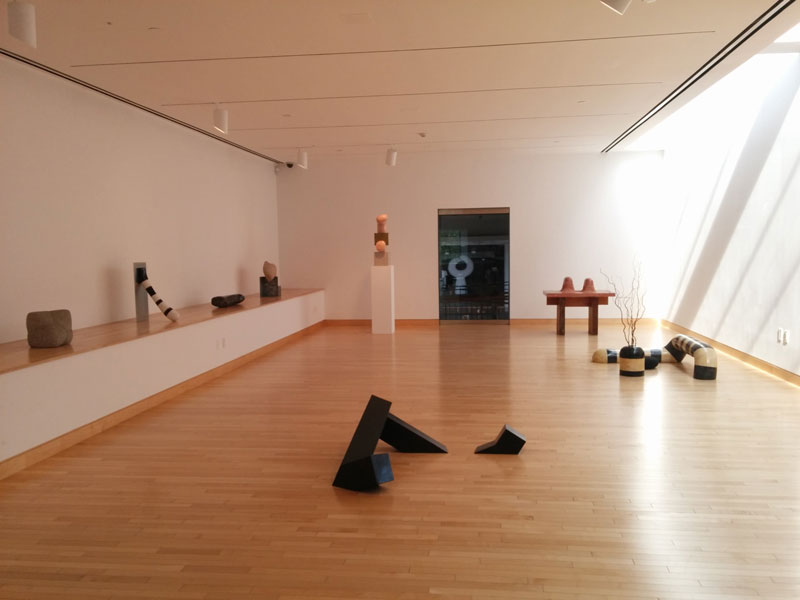
#> input picture opencv/downloads/noguchi02.jpg, 800 x 600 px
$ jupyter execute --allow-errors basics.ipynb
#> lines starting #> are read from the running program, lines starting #| are printed output that depends on the picture; after the words box and inside, x2 and y2 are one past the last pixel; in counts of white or black regions, pixels touching at a corner belong together; long printed decimals are rounded
[cell 1]
import cv2, matplotlib
import numpy as np
import matplotlib.pyplot as plt

[cell 2]
image = cv2.imread('downloads/noguchi02.jpg')
#> image is the input picture: shape (600, 800, 3); mean B, G, R 123.1, 146.4, 179.9
print(image)
#> (printed output is left out)

[cell 3]
image = cv2.cvtColor(image, cv2.COLOR_BGR2RGB)
plt.imshow(image)

[cell 4]
plt.show()

[cell 5]
gray_image = cv2.cvtColor(image, cv2.COLOR_RGB2GRAY)
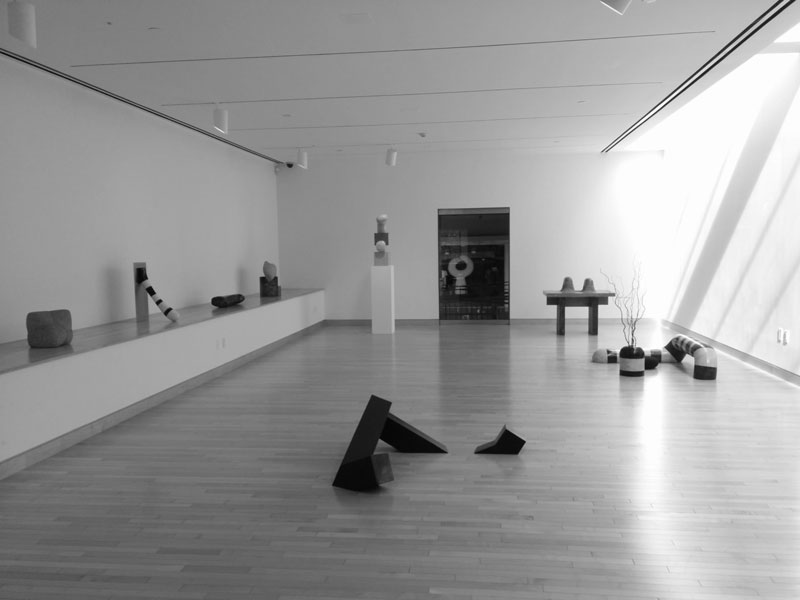
#> gray_image: shape (600, 800); min 2, max 255, mean 153.8
plt.imshow(gray_image)
plt.show()

[cell 6]
print(gray_image)
#> (printed output is left out)

[cell 7]
plt.imshow(image)
plt.show()

[cell 8]
average_color_per_row = np.average(image, axis=0)
#> average_color_per_row = 800 rows, first 8: [158.5, 120.2, 95.3], [158.5, 120.2, 95.29], [158.4, 120.2, 95.39], [158.5, 120.4, 95.69], [158.7, 120.7, 96.11], [159, 121.1, 96.61], [159, 121.3, 96.75], [158.9, 121.2, 96.68]
average_color = np.average(average_color_per_row, axis=0)
#> average_color = [179.9, 146.4, 123.1]
average_color = np.uint8(average_color)
#> average_color = [179, 146, 123]
print(average_color)
#| [179 146 123]

[cell 9]
print(average_color_per_row)
#> (printed output is left out)

[cell 10]
print(np.average(average_color_per_row, axis=0))
#| [179.915 146.450 123.057]

[cell 11]
average_color_image = np.array([[average_color]*100]*100, np.uint8)
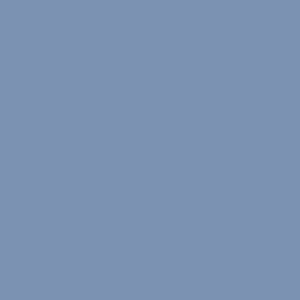
#> average_color_image: shape (100, 100, 3) (shown 3 times larger); mean of channels 0, 1, 2 179, 146, 123; drawn as B, G, R
plt.imshow(average_color_image)

[cell 12]
plt.show()

[cell 13]
threshold_image = cv2.threshold(gray_image, 60, 255, cv2.THRESH_BINARY)

#> (a cell that did not finish here is left out)

[cell 15]
gray_image

[cell 16]
_, threshold_image = cv2.threshold(gray_image, 60, 255, cv2.THRESH_BINARY)
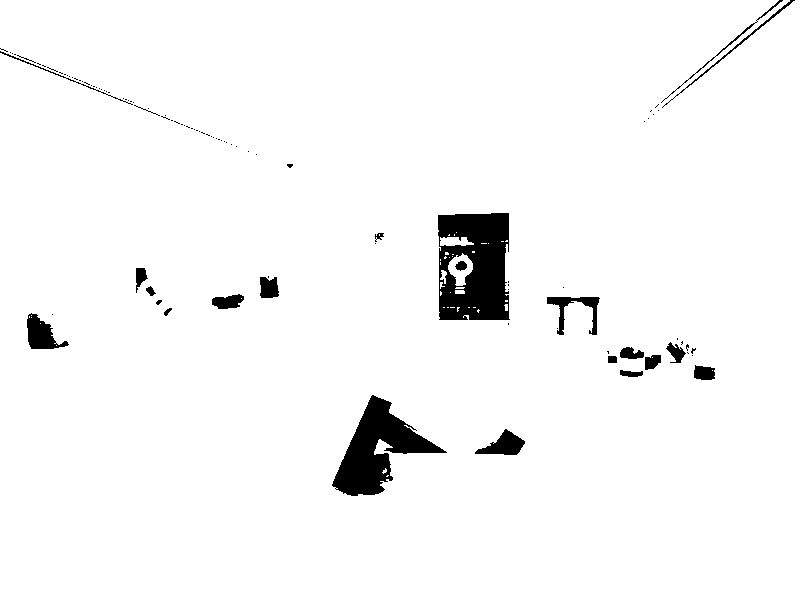
#> threshold_image: shape (600, 800); 96.6% white; 101 black regions (77 under 20 px), largest, box (x1, y1, x2, y2) and area: (438, 213, 510, 320) 6231, (332, 395, 447, 496) 4736, (27, 313, 69, 349) 794
threshold_image = cv2.cvtColor(threshold_image, cv2.COLOR_GRAY2RGB)
plt.imshow(threshold_image)

[cell 17]
plt.show()

[cell 18]
plt.show()

[cell 19]
plt.show()

[cell 20]
import cv2, matplotlib
import numpy as np
import matplotlib.pyplot as plt

[cell 21]
image = cv2.imread('downloads/noguchi02.jpg')

[cell 22]
image

[cell 23]
plt.imshow(image)
plt.show()

[cell 24]
image_rgb = cv2.cvtColor(image, cv2.COLOR_BGR2RGB)
plt.imshow(image_rgb)
plt.show()

[cell 25]
image_rgb

[cell 26]
plt.show()

[cell 27]
plt.imshow(image)
plt.show()

[cell 28]
plt.imshow(image_rgb)
plt.show()

[cell 29]
average_row_color = np.average(image_rgb, axis=0)
#> average_row_color has the same summary as average_color_per_row

[cell 30]
average_row_color
#> Out has the same summary as average_color_per_row

[cell 31]
average_image_color = np.average(average_row_color, axis=0)
#> average_image_color = [179.9, 146.4, 123.1]
average_image_color
#> Out = [179.9, 146.4, 123.1]

[cell 32]
average_color_image = np.array([[average_color]*100]*100, np.uint8)

[cell 33]
average_color_image

[cell 34]
plt.imshow(average_color_image)
plt.show()

[cell 35]
grayscale_image = cv2.cvtColor(image_rgb, cv2.COLOR_RGB2GRAY)

[cell 36]
plt.imshow(grayscale_image)
plt.show()

[cell 37]
coins_bgr = cv2.imread("downloads/coins.jpg")
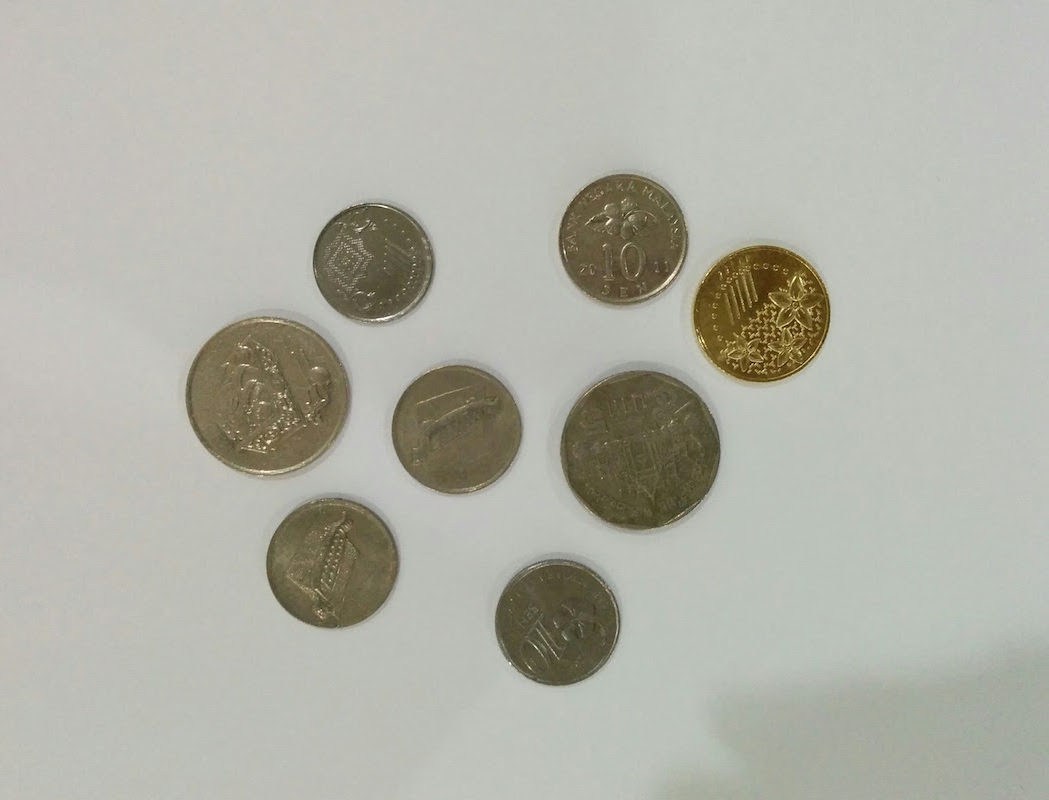
#> input picture opencv/downloads/coins.jpg, 1049 x 800 px
#> coins_bgr is the input picture: shape (800, 1049, 3); mean B, G, R 166.9, 176.9, 176.6

[cell 38]
coins_rgb = cv2.cvtColor(coins_bgr, cv2.COLOR_BGR2GRAY)

[cell 39]
plt.imshow(coins_rgb)
plt.show()

[cell 40]
coins_gray = coins_rgb
plt.imshow(coins_gray)
plt.show()

[cell 41]
ret, thresh1 = cv2.threshold(coins_gray, 127, 255, cv2.THRESH_BINARY)
#> thresh1: shape (800, 1049); 86.5% white; 22 black regions (11 under 20 px), largest, box (x1, y1, x2, y2) and area: (560, 370, 721, 530) 19885, (186, 317, 350, 472) 18643, (266, 498, 400, 629) 13208

[cell 42]
thresh1

[cell 43]
plt.imshow(thresh1)
plt.show()

[cell 44]
ret, thresh2 = cv2.threshold(coins_gray, 127, 255, cv2.THRESH_TOZERO_INV)
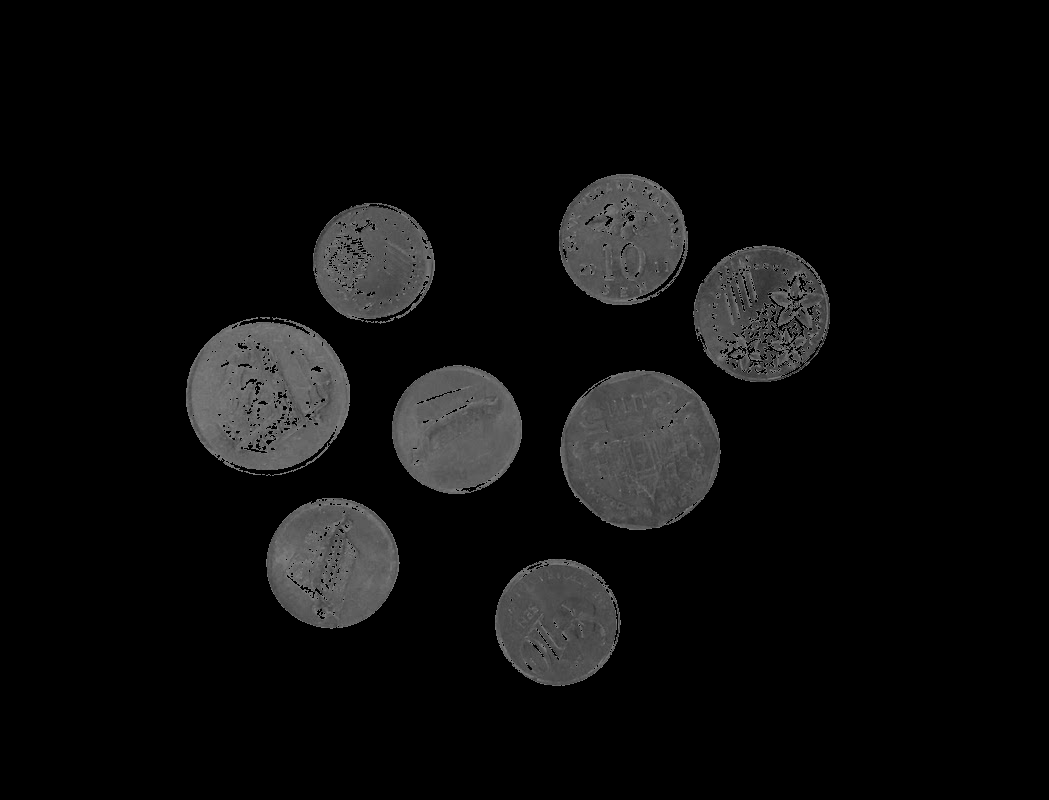
#> thresh2: shape (800, 1049); min 0, max 127, mean 12.4
plt.imshow(thresh2)
plt.show()

[cell 45]
import cv2
import numpy as np
from matplotlib import pyplot as plt

[cell 46]
image = cv2.imread('downloads/coins.jpg')
plt.imshow(image)

[cell 47]
plt.show()

[cell 48]
ret, threshold_1 = cv2.threshold(image, 127, 255, cv2.THRESH_BINARY)
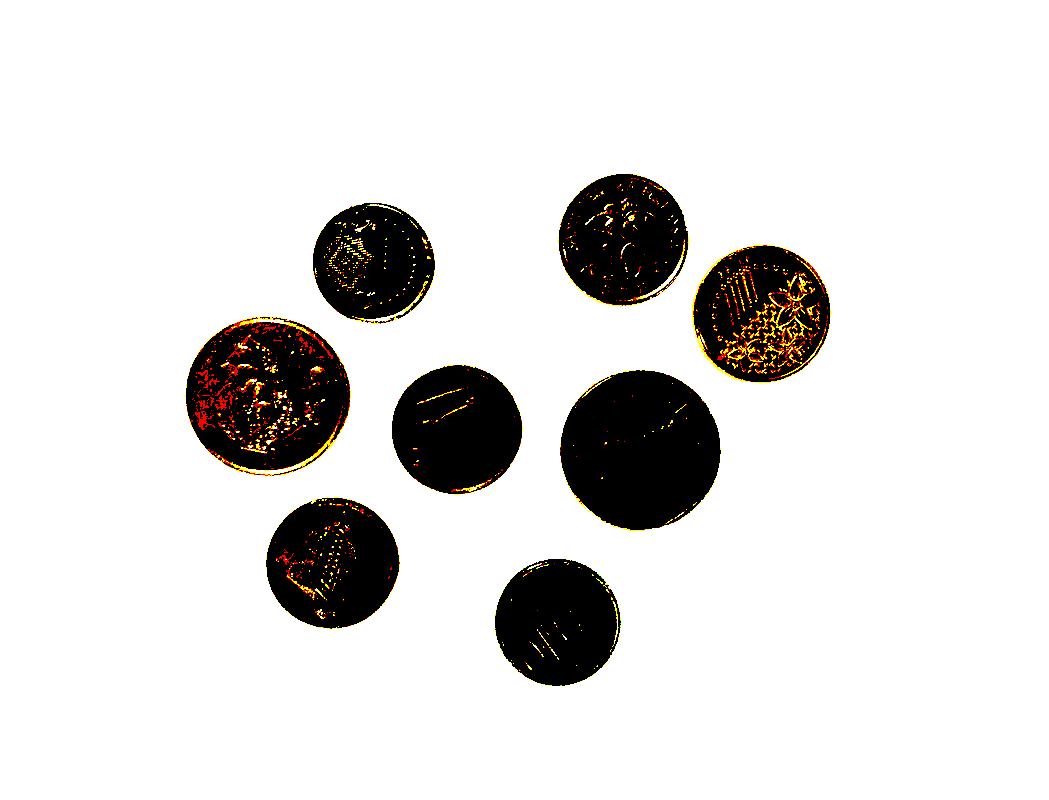
#> threshold_1: shape (800, 1049, 3); mean B, G, R 218.9, 220.6, 222.2

[cell 49]
threshold_1

[cell 50]
plt.imshow(threshold_1)
plt.show()

[cell 51]
ret, threshold_2 = cv2.threshold(image, 127, 255, cv2.THRESH_TRUNC)
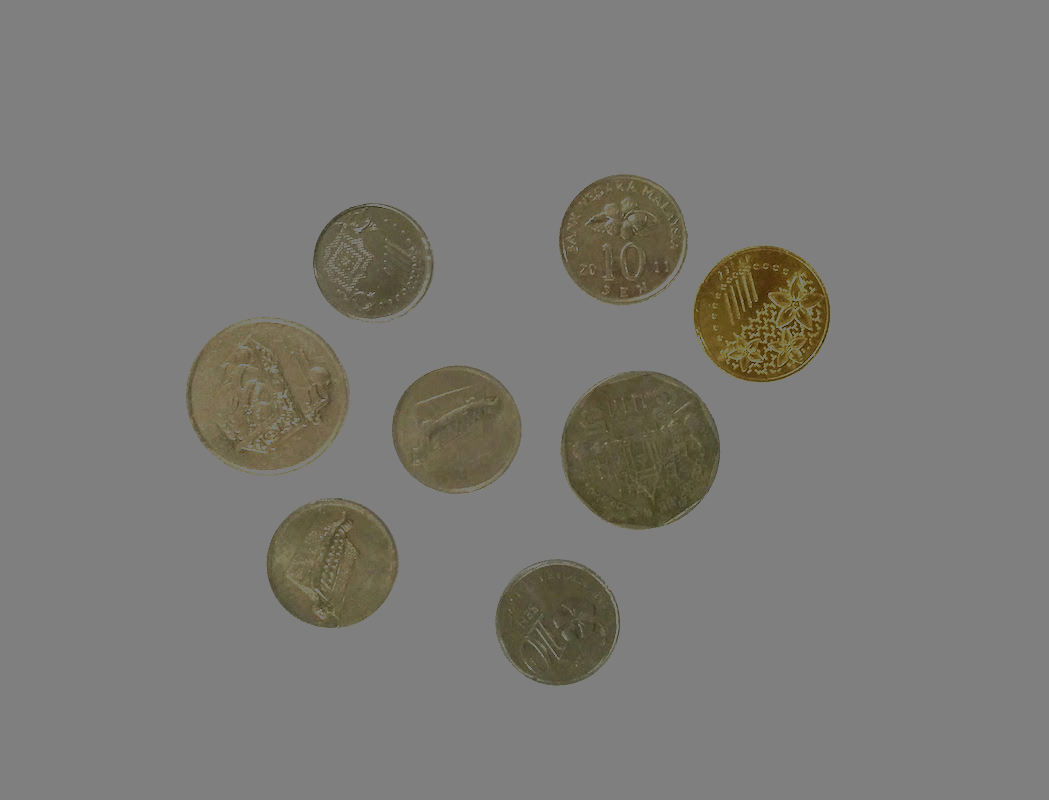
#> threshold_2: shape (800, 1049, 3); mean B, G, R 118.4, 122.3, 123.5
plt.imshow(threshold_2)
plt.show()
